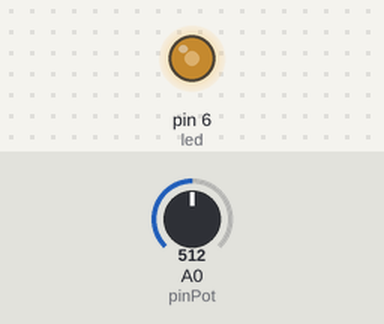
Bench run of a sketch on a simulated Arduino Uno, built with avr-gcc and run on an emulated ATmega328P. Shown: output pins drawn as LEDs (lit = HIGH). The inputs (shaded band) are chosen by the test bench; at power-on: A0 (pinPot) = 512.

Above: at 1.2 s.
1.3 s: A0 (pinPot) set to 716
At 1.9 s:
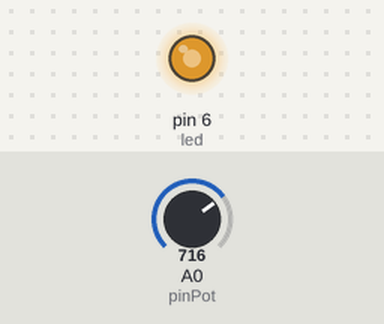
2.8 s: A0 (pinPot) set to 900
At 3.1 s:
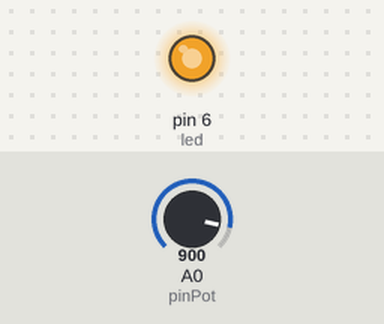
4.3 s: A0 (pinPot) set to 122
At 5.4 s:
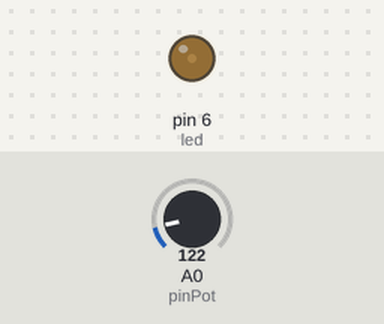
5.8 s: A0 (pinPot) set to 0
At 6.6 s:
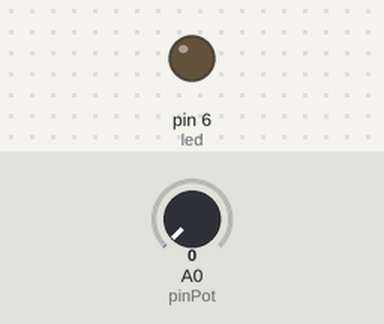
7.3 s: A0 (pinPot) set to 511
At 7.7 s:
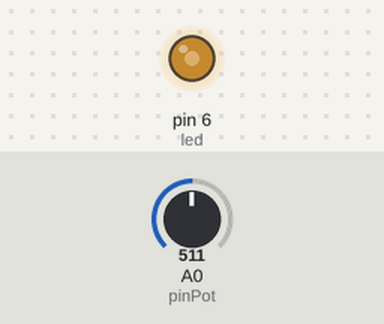
Timing chart, 0 to 9.8 s (numbered marks = the images above; inputs shaded):
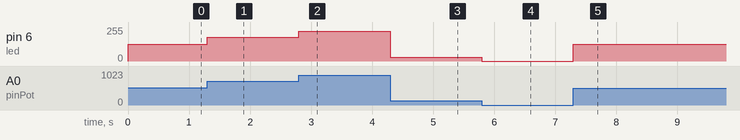

Measured:
- after the input at 1.3 s, pin 6 (led): 127/255 → 178/255 at once
- after the input at 2.8 s, pin 6 (led): 178/255 → 224/255 at once
- after the input at 4.3 s, pin 6 (led): 224/255 → 30/255 at once
- after the input at 5.8 s, pin 6 (led): 30/255 → 0/255 at once
- after the input at 7.3 s, pin 6 (led): 0/255 → 127/255 at once

The sketch:

Sketch_Mengontrol_Tingkat_Kecerahan_LED_dengan_Potensiometer.ino
```cpp
/*
Nama      : Ahmad Bustanul Aziz
Tanggal   : 13 Oktober 2021
Deskripsi : Sketch Mengontrol Tingkat Kecerahan LED dengan Potensiometer

Sketch dan rangkaian diambil dari buarduino.web.id
 */

int led = 6; // Memilih pin digital untuk lampu LED
int pinPot = 0; // Memilih pin analog untuk VR
int potVal = 0; // Tempat untuk menerima nilai tegangan dari VR

void setup() {
   pinMode(led, OUTPUT); // Mengatur lampu LED sebagai output
}

void loop() {
    potVal = analogRead(pinPot); // terima masukan nilai dari VR
    potVal = map(potVal, 0, 1023, 0, 255); // ubah nilai (0-1023) jadi (0-255)
    analogWrite(led, potVal); // ubah nilai VR untuk mengatur kecerahan
}
```
